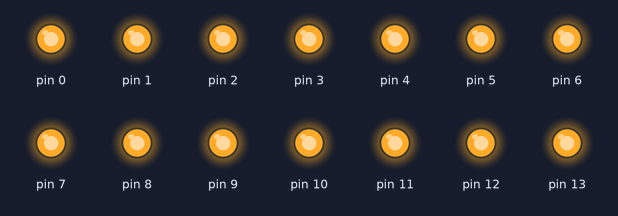
The sketch below on a simulated Arduino Uno, built with avr-gcc and run on an emulated ATmega328P. On the bench: output pins drawn as LEDs (lit = HIGH).

Above: at 1.0 s.
At 2.2 s:
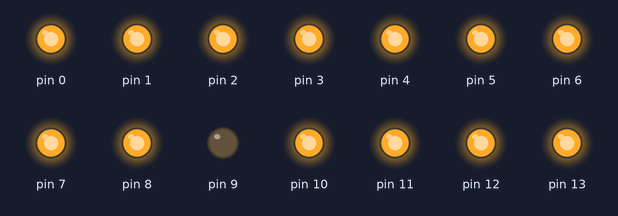
At 2.8 s:
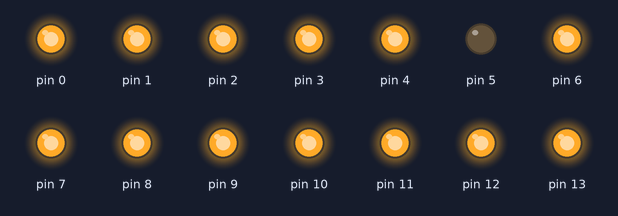
Timing chart, 0 to 6.7 s (numbered marks = the images above):
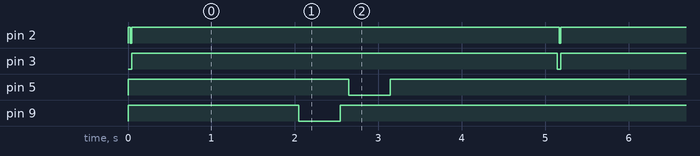

The sketch:

V-Trigger.ino
```cpp
/*
 * DIGITAL PIN  | BUTTON
 * 0            | L2
 * 1            | L1
 * 2            | R2
 * 3            | R1
 * 4            | CIRCLE
 * 5            | CROSS
 * 6            | TRIANGLE
 * 7            | SQUARE
 * 8            | SHARE
 * 9            | START
 * 10           | RIGHT
 * 11           | LEFT
 * 12           | DOWN
 * 13           | UP
 */

int delayBetweenInput = 100;

void setup() {
  pinMode(0, OUTPUT);  digitalWrite(0, HIGH);
  pinMode(1, OUTPUT);  digitalWrite(1, HIGH);
  pinMode(2, OUTPUT);  digitalWrite(2, HIGH);
  pinMode(3, OUTPUT);  digitalWrite(3, HIGH);
  pinMode(4, OUTPUT);  digitalWrite(4, HIGH);
  pinMode(5, OUTPUT);  digitalWrite(5, HIGH);
  pinMode(6, OUTPUT);  digitalWrite(6, HIGH);
  pinMode(7, OUTPUT);  digitalWrite(7, HIGH);
  pinMode(8, OUTPUT);  digitalWrite(8, HIGH);
  pinMode(9, OUTPUT);  digitalWrite(9, HIGH);
  pinMode(10, OUTPUT);  digitalWrite(10, HIGH);
  pinMode(11, OUTPUT);  digitalWrite(11, HIGH);
  pinMode(12, OUTPUT);  digitalWrite(12, HIGH);
  pinMode(13, OUTPUT);  digitalWrite(13, HIGH);

}

void loop() {
  digitalWrite(3, LOW);
  delay(25);
  digitalWrite(2, LOW);
  delay(20);
  digitalWrite(3, HIGH);
  digitalWrite(2, HIGH);
  delay(2000);
  digitalWrite(9, LOW);
  delay(500);
  digitalWrite(9, HIGH);
  delay(100);
  digitalWrite(5, LOW);
  delay(500);
  digitalWrite(5, HIGH);
  delay(2000);
}
```

Measured:
- by itself, pin 2: alternates HIGH for 5.1 s and LOW for 0.02 s
- by itself, pin 3: alternates HIGH for 5.1 s and LOW for 0.05 s
- by itself, pin 5, pin 9: alternates HIGH for 4.6 s and LOW for 0.50 s
